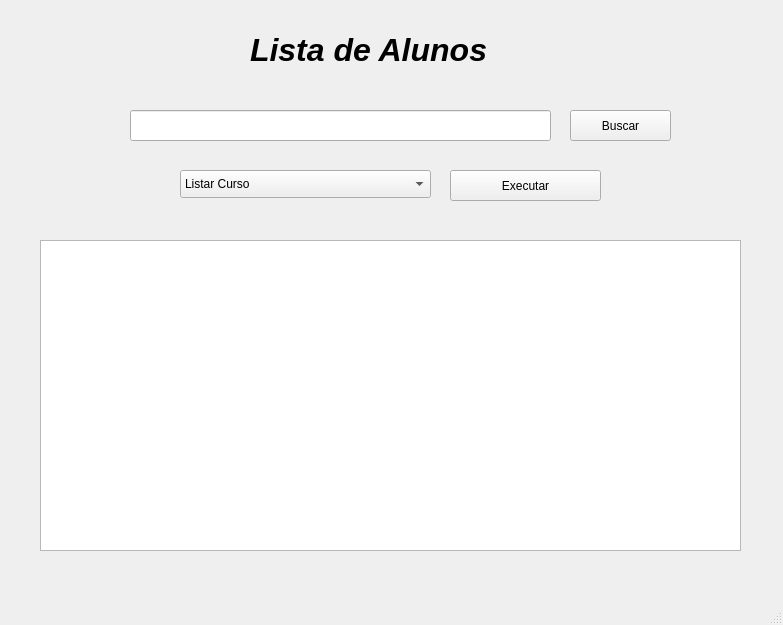
<?xml version="1.0" encoding="UTF-8"?>
<ui version="4.0">
 <class>MainWindow</class>
 <widget class="QMainWindow" name="MainWindow">
  <property name="geometry">
   <rect>
    <x>0</x>
    <y>0</y>
    <width>783</width>
    <height>625</height>
   </rect>
  </property>
  <property name="windowTitle">
   <string>MainWindow</string>
  </property>
  <widget class="QWidget" name="centralwidget">
   <widget class="QLabel" name="label">
    <property name="geometry">
     <rect>
      <x>250</x>
      <y>20</y>
      <width>311</width>
      <height>61</height>
     </rect>
    </property>
    <property name="text">
     <string>&lt;html&gt;&lt;head/&gt;&lt;body&gt;&lt;p&gt;&lt;span style=&quot; font-size:24pt; font-weight:700; font-style:italic;&quot;&gt;Lista de Alunos&lt;/span&gt;&lt;/p&gt;&lt;/body&gt;&lt;/html&gt;</string>
    </property>
   </widget>
   <widget class="QLineEdit" name="lineEditArquivo">
    <property name="geometry">
     <rect>
      <x>130</x>
      <y>110</y>
      <width>421</width>
      <height>31</height>
     </rect>
    </property>
   </widget>
   <widget class="QPushButton" name="pushButtonBuscar">
    <property name="geometry">
     <rect>
      <x>570</x>
      <y>110</y>
      <width>101</width>
      <height>31</height>
     </rect>
    </property>
    <property name="text">
     <string>Buscar</string>
    </property>
   </widget>
   <widget class="QTableWidget" name="tableWidget">
    <property name="geometry">
     <rect>
      <x>40</x>
      <y>240</y>
      <width>701</width>
      <height>311</height>
     </rect>
    </property>
    <attribute name="horizontalHeaderDefaultSectionSize">
     <number>250</number>
    </attribute>
   </widget>
   <widget class="QPushButton" name="pushButton">
    <property name="geometry">
     <rect>
      <x>450</x>
      <y>170</y>
      <width>151</width>
      <height>31</height>
     </rect>
    </property>
    <property name="text">
     <string>Executar</string>
    </property>
   </widget>
   <widget class="QComboBox" name="comboBox">
    <property name="geometry">
     <rect>
      <x>180</x>
      <y>170</y>
      <width>251</width>
      <height>28</height>
     </rect>
    </property>
    <item>
     <property name="text">
      <string>Listar Curso</string>
     </property>
    </item>
    <item>
     <property name="text">
      <string>Listar Turma</string>
     </property>
    </item>
    <item>
     <property name="text">
      <string>Listar Disciplina</string>
     </property>
    </item>
   </widget>
  </widget>
  <widget class="QMenuBar" name="menubar">
   <property name="geometry">
    <rect>
     <x>0</x>
     <y>0</y>
     <width>783</width>
     <height>26</height>
    </rect>
   </property>
  </widget>
  <widget class="QStatusBar" name="statusbar"/>
 </widget>
 <resources/>
 <connections/>
</ui>
